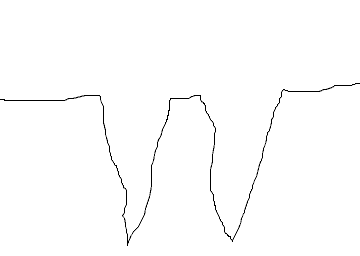
%> input picture PFC_python/pfc/signal_15.bmp, 360 x 256 px
$ octave genera_senhal.m   (GNU Octave 9; MATLAB toolbox functions it lacks are replaced by stand-ins)
%> lines starting %> are read from the running program, lines starting %| are printed output that depends on the picture; in (x1, y1, x2, y2) boxes, pixels count from 0 and x2, y2 are one past the last pixel; in counts of white or black regions, pixels touching at a corner belong together; the program's own positions count from 1

X = imread('signal_15.bmp');
%> X: size 256x360 uint8; min 0, max 15, mean 14.86
Z = [];
p_n = 0; % n鷐ero de pixeles negros

for hctr=1:360
    for vctr=1:256
       if (X(vctr,hctr)== 15) %pixel blanco
           Y(vctr,hctr) = 0; %pongo a '0' los pixeles blancos
       else
           Y(vctr,hctr) = 1; %pongo a '1' los pixeles negros
           Z(hctr) = vctr;
           p_n = p_n + 1;
       end
    end
end
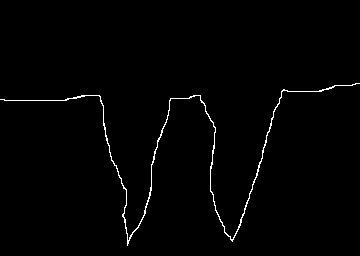
%> Y: size 256x360 double; values 0 (black) and 1 (white), 1.2% white in thin lines or dots, all inside (x1, y1, x2, y2) = (0, 83, 360, 246)
%> after the loop, Z = 360 values, max 246 at index 128, min 84 at index 357, mean 130.5; p_n = 1087

senhal = Z(1:10:end)
%> senhal = 36 values, max 240 at index 24, min 86 at index 35, mean 131.3

close
plot(senhal)
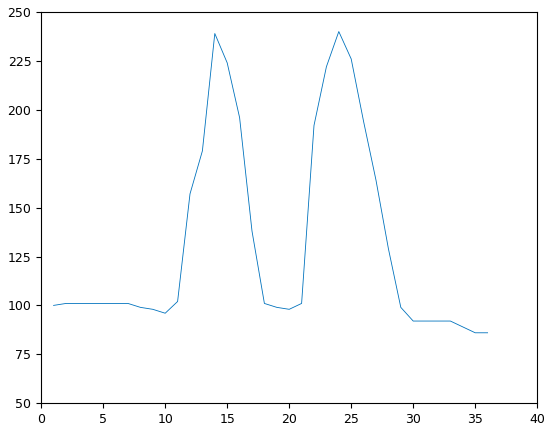
%> figure redrawn from the program's plot data; curve peaks at x = 24, y = 240


num_ent = 0;
fid = fopen('signal_15.txt','w');
fprintf(fid, '###### Values of the CCP RAM #######\n');

for i=1:36

    fprintf(fid, '%d\t\t%d\n', i-1, senhal(i));

end

$ run again, with PFC_python/pfc/signal_10.bmp copied over PFC_python/pfc/signal_15.bmp
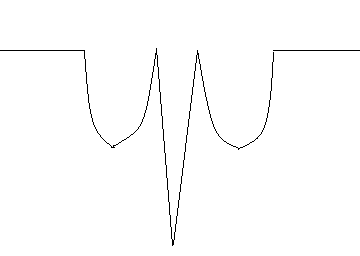
%> input picture PFC_python/pfc/signal_10.bmp, 360 x 256 px
%> X: size 256x360 uint8; values 0 (black) and 15 (white), 98.9% white; black in thin lines or dots, all inside (x1, y1, x2, y2) = (0, 48, 360, 246)
%> after the loop `for hctr=1:360`: Z = 360 values, max 246 at index 173, min 51 at index 1, mean 93.61; p_n = 977
%> senhal = 36 values, max 227 at index 18, min 51 at index 1, mean 94.17
%> `plot(senhal)`:
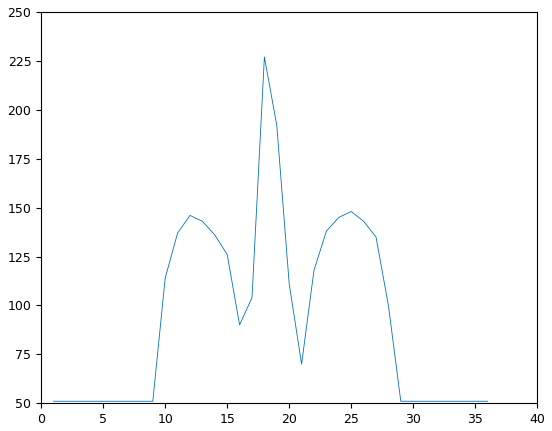
%> figure redrawn from the program's plot data; curve peaks at x = 18, y = 227

$ run again, with PFC_python/pfc/signal_11.bmp copied over PFC_python/pfc/signal_15.bmp
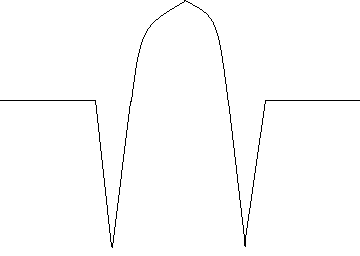
%> input picture PFC_python/pfc/signal_11.bmp, 360 x 256 px
%> X: size 256x360 uint8; values 0 (black) and 15 (white), 98.9% white; black in thin lines or dots
%> after the loop `for hctr=1:360`: Z = 360 values, max 248 at index 113, min 1 at index 186, mean 96.4; p_n = 996
%> senhal = 36 values, max 242 at index 12, min 4 at index 19, mean 96.44
%> `plot(senhal)`:
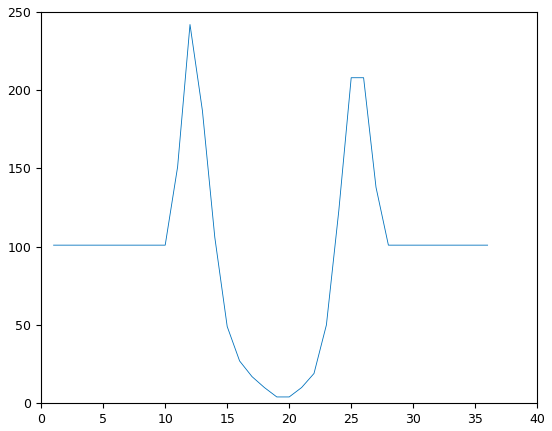
%> figure redrawn from the program's plot data; curve peaks at x = 12, y = 242

$ run again, with PFC_python/pfc/signal_3.bmp copied over PFC_python/pfc/signal_15.bmp
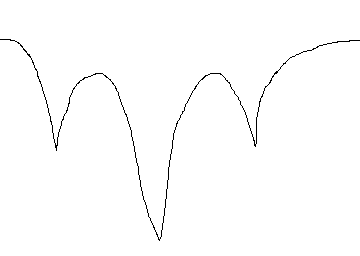
%> input picture PFC_python/pfc/signal_3.bmp, 360 x 256 px
%> X: size 256x360 uint8; values 0 (black) and 15 (white), 99.1% white; black in thin lines or dots, all inside (x1, y1, x2, y2) = (0, 39, 360, 241)
%> after the loop `for hctr=1:360`: Z = 360 values, max 241 at index 160, min 40 at index 1, mean 92.77; p_n = 859
%> senhal = 36 values, max 239 at index 17, min 40 at index 1, mean 92.42
%> `plot(senhal)`:
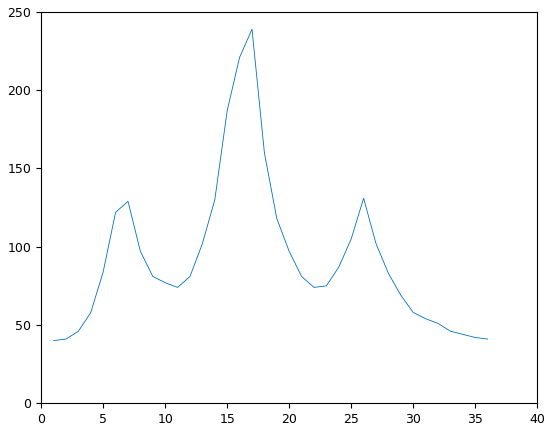
%> figure redrawn from the program's plot data; curve peaks at x = 17, y = 239
